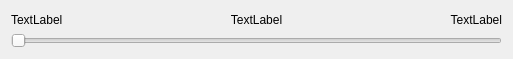
<?xml version="1.0" encoding="UTF-8"?>
<ui version="4.0">
 <class>TimeSlider</class>
 <widget class="QWidget" name="TimeSlider">
  <property name="geometry">
   <rect>
    <x>0</x>
    <y>0</y>
    <width>513</width>
    <height>59</height>
   </rect>
  </property>
  <property name="windowTitle">
   <string>TimeSlider</string>
  </property>
  <layout class="QGridLayout" name="gridLayout">
   <item row="0" column="0">
    <widget class="QLabel" name="beginLabel">
     <property name="text">
      <string>TextLabel</string>
     </property>
     <property name="alignment">
      <set>Qt::AlignBottom|Qt::AlignLeading|Qt::AlignLeft</set>
     </property>
    </widget>
   </item>
   <item row="0" column="1">
    <widget class="QLabel" name="currentLabel">
     <property name="sizePolicy">
      <sizepolicy hsizetype="Preferred" vsizetype="Preferred">
       <horstretch>1</horstretch>
       <verstretch>0</verstretch>
      </sizepolicy>
     </property>
     <property name="text">
      <string>TextLabel</string>
     </property>
     <property name="alignment">
      <set>Qt::AlignBottom|Qt::AlignHCenter</set>
     </property>
    </widget>
   </item>
   <item row="0" column="2">
    <widget class="QLabel" name="endLabel">
     <property name="text">
      <string>TextLabel</string>
     </property>
     <property name="alignment">
      <set>Qt::AlignBottom|Qt::AlignRight|Qt::AlignTrailing</set>
     </property>
    </widget>
   </item>
   <item row="1" column="0" colspan="3">
    <widget class="TickSlider" name="slider">
     <property name="sizePolicy">
      <sizepolicy hsizetype="Expanding" vsizetype="Fixed">
       <horstretch>0</horstretch>
       <verstretch>0</verstretch>
      </sizepolicy>
     </property>
     <property name="orientation">
      <enum>Qt::Horizontal</enum>
     </property>
    </widget>
   </item>
  </layout>
 </widget>
 <layoutdefault spacing="6" margin="11"/>
 <customwidgets>
  <customwidget>
   <class>TickSlider</class>
   <extends>QSlider</extends>
   <header>TickSlider.h</header>
  </customwidget>
 </customwidgets>
 <resources/>
 <connections/>
</ui>
